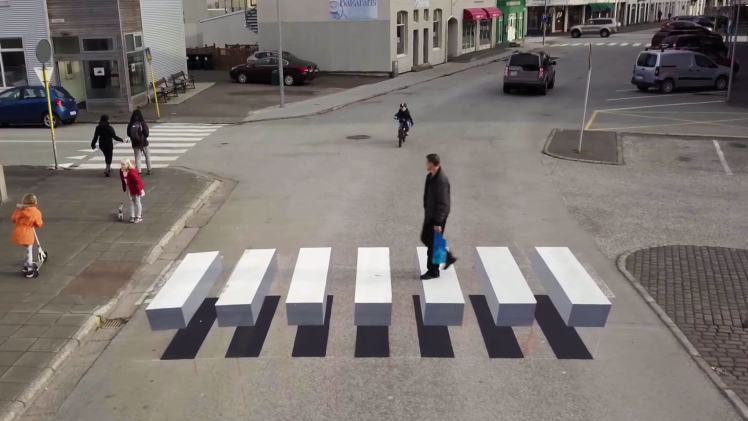
#> input picture scripts/tests/image1.jpg, 1496 x 842 px, found by its file name (shown at 1/2 size)
$ python opencv_conversion_test.py
#> lines starting #> are read from the running program, lines starting #| are printed output that depends on the picture; after the words box and inside, x2 and y2 are one past the last pixel; in counts of white or black regions, pixels touching at a corner belong together
import numpy as np
import cv2

depth_scale = 0.0010000000474974513

# Convert images to numpy arrays
image = cv2.imread("C:/Users/justin.liu/Documents/S/v4_6DOF_ros/scripts/tests/image1.jpg")
#> image is the input picture: shape (842, 1496, 3); mean B, G, R 114.2, 117.8, 124.3
resized_image = cv2.resize(image, (500, 500))
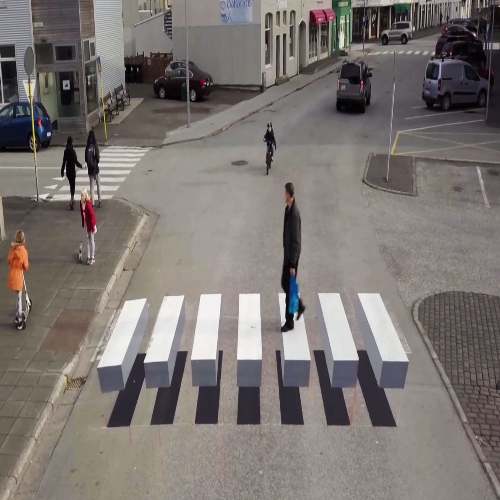
#> resized_image: shape (500, 500, 3); mean B, G, R 114.1, 117.7, 124.2
depth_image = cv2.cvtColor(resized_image, cv2.COLOR_BGR2GRAY)

# depth_image = np.asanyarray(depth_frame.get_data())
depth_image_converted = depth_image/(6/depth_scale)
depth_image_converted_3d = np.dstack((depth_image_converted,depth_image_converted,depth_image_converted))
depth_image_converted_3d = np.where((depth_image_converted_3d > 1), 1, depth_image_converted_3d)
depth_image_converted_3d = np.where((depth_image_converted_3d < 0), 0, depth_image_converted_3d)

depth_image_255 = (depth_image_converted_3d*255).astype(np.uint8)
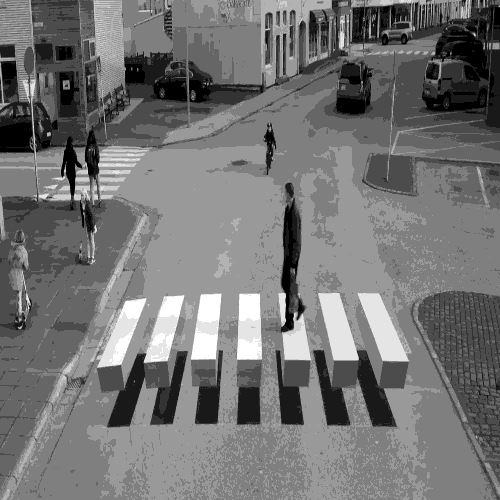
#> depth_image_255: shape (500, 500, 3); min 0, max 10, mean 4.55; drawn with min black and max white

# https://stackoverflow.com/questions/41893029/opencv-canny-edge-detection-not-working-properly
sigma = 0.33
v = np.median(depth_image_255)
#> v = 5
lower = int(max(0, (1.0 - sigma) * v))
#> lower = 3
upper = int(min(255, (1.0 + sigma) * v))
#> upper = 6

depth_image_canny = cv2.Canny(depth_image_255, lower, upper)
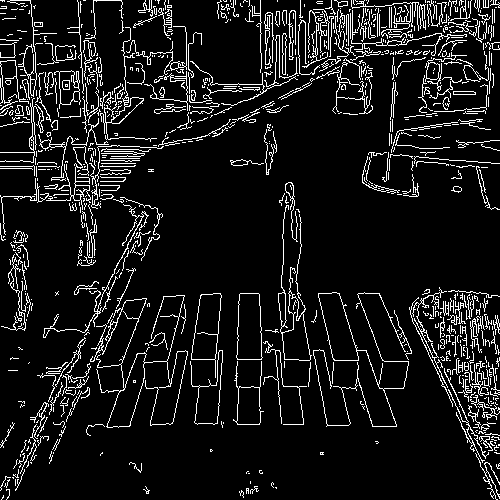
#> depth_image_canny: shape (500, 500); 9.4% white in thin lines or dots

# https://stackoverflow.com/questions/60259169/how-to-group-nearby-contours-in-opencv-python-zebra-crossing-detection
# https://www.geeksforgeeks.org/find-and-draw-contours-using-opencv-python/
contours, hierarchy = cv2.findContours(depth_image_canny, cv2.RETR_EXTERNAL, cv2.CHAIN_APPROX_NONE)
#> contours = 764 contours, 708 with area under 20; largest, box (x1, y1, x2, y2) and area: (313, 292, 412, 427) 1624, (236, 293, 263, 360) 1493, (191, 293, 222, 378) 1478, (90, 295, 188, 428) 1420, (278, 205, 312, 361) 1250

# images = np.hstack((depth_image_converted_3d,depth_image_canny))
for c in contours:
    if cv2.contourArea(c) < 50:
        continue
    rect = cv2.minAreaRect(c)
    (x,y), (w,h), angle = rect
    aspect_ratio = max(w,h) / min(w,h)
    if (aspect_ratio > 2):
        continue

    cv2.drawContours(resized_image, c, -1 , (0,255,0),3)
#> this loop made 764 passes
#> c on passes 5, 9, 12: [[275, 487], [276, 488], [276, 487]], [[250, 481], [250, 482], [250, 483], [250, 482]], [[12, 477], [13, 478], [13, 477]]
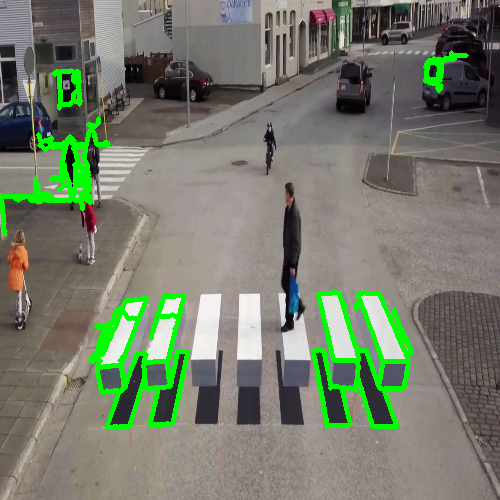
#> resized_image: shape (500, 500, 3); 5.26% of pixels changed, all inside (x1, y1, x2, y2) = (0, 50, 469, 430)

# Show images
cv2.namedWindow('RealSense', cv2.WINDOW_AUTOSIZE)
cv2.imshow('RealSense', depth_image_canny)
cv2.waitKey(10000)
